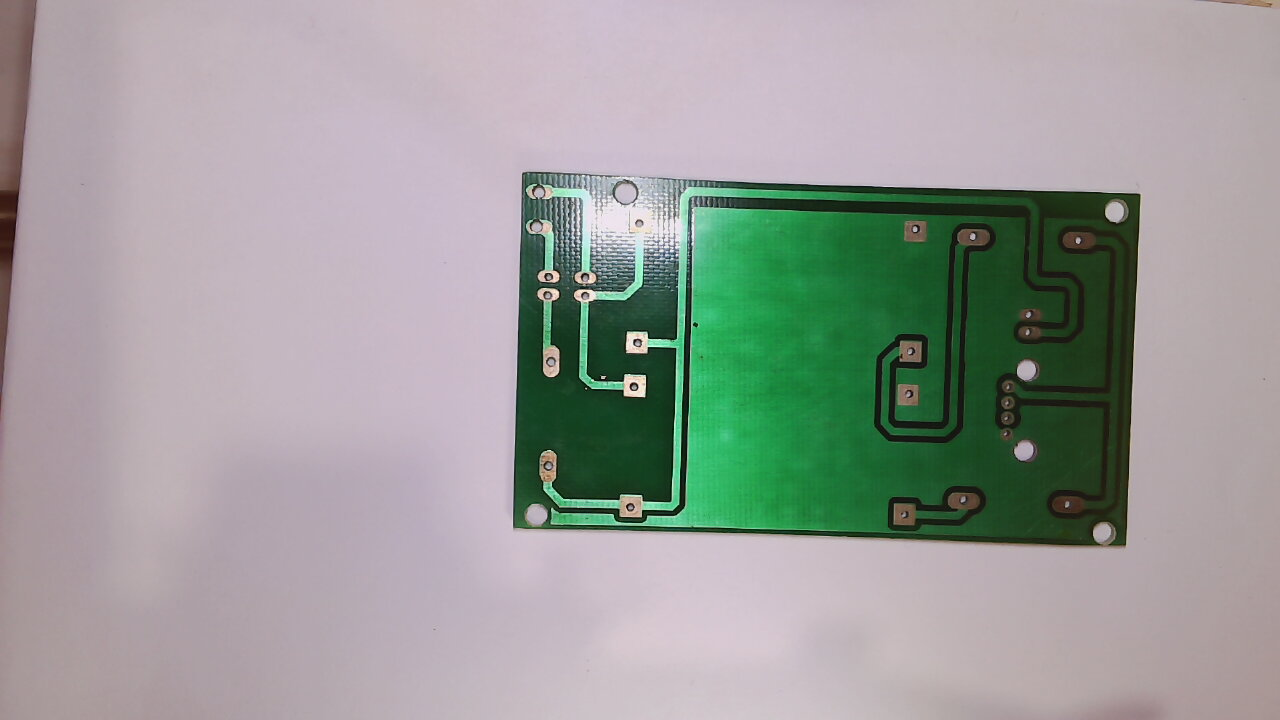
#> input picture calibrate/capture.jpg, 1280 x 720 px
$ python 01_pick_roi_center.py capture.jpg
#> lines starting #> are read from the running program, lines starting #| are printed output that depends on the picture; after the words box and inside, x2 and y2 are one past the last pixel; in counts of white or black regions, pixels touching at a corner belong together
"""
Script untuk memilih ROI center (pixel) dari gambar referensi.

Usage:
    python calibrate/01_pick_roi_center.py image.jpg
    python calibrate/01_pick_roi_center.py --image image.jpg --grid 15 --output roi_center.txt
"""
import argparse
from pathlib import Path
import cv2


class ROICenterPicker:
    def __init__(self, image_path: str, output_file: str | None = None, grid_size: int = 15):
        self.image_path = Path(image_path)
        self.output_file = output_file or f"{self.image_path.stem}_roi_center.txt"
        self.grid_size = max(2, int(grid_size))
        self.img = None
        self.selected_point = None
        self.cursor = (0, 0)

    def run(self) -> bool:
        if not self.image_path.exists():
            print(f"ERROR: Image not found: {self.image_path}")
            return False

        self.img = cv2.imread(str(self.image_path))
#> self.img is the input picture: shape (720, 1280, 3); mean B, G, R 154.3, 157.4, 155.4
        if self.img is None:
            print("ERROR: Cannot load image")
            return False

        h, w = self.img.shape[:2]
        window_name = f"ROI Center Picker - {self.image_path.name}"
        cv2.namedWindow(window_name, cv2.WINDOW_NORMAL)
        cv2.resizeWindow(window_name, 1000, 700)
        cv2.setMouseCallback(window_name, self.mouse_callback)

        print("\n" + "=" * 60)
        print("INSTRUKSI ROI CENTER PICKER")
        print("  - Gerakkan mouse untuk lihat koordinat pixel")
        print("  - Klik kiri untuk pilih ROI center")
        print("  - Tekan 's' untuk simpan")
        print("  - Tekan 'c' untuk clear pilihan")
        print("  - Tekan 'q' untuk keluar")
        print("=" * 60)
        print(f"Image: {self.image_path.name} ({w}x{h})")
#| Image: capture.jpg (1280x720)
        print(f"Grid : {self.grid_size}x{self.grid_size}\n")

        while True:
            display = self._render()
            cv2.imshow(window_name, display)

            key = cv2.waitKey(1) & 0xFF
            if key == ord("q"):
                print("Exited without saving")
                break
            if key == ord("c"):
                self.selected_point = None
                print("Cleared selected ROI center")
            if key == ord("s"):
                self.save_point()
                break

        cv2.destroyAllWindows()
        return True

    def _render(self):
        display = self.img.copy()
        h, w = display.shape[:2]

        # Draw grid
        step_x = (w - 1) / float(self.grid_size - 1)
        step_y = (h - 1) / float(self.grid_size - 1)

        for ci in range(self.grid_size):
            x = int(round(ci * step_x))
            color = (55, 65, 85) if (ci % 5) else (80, 110, 150)
            cv2.line(display, (x, 0), (x, h - 1), color, 1)
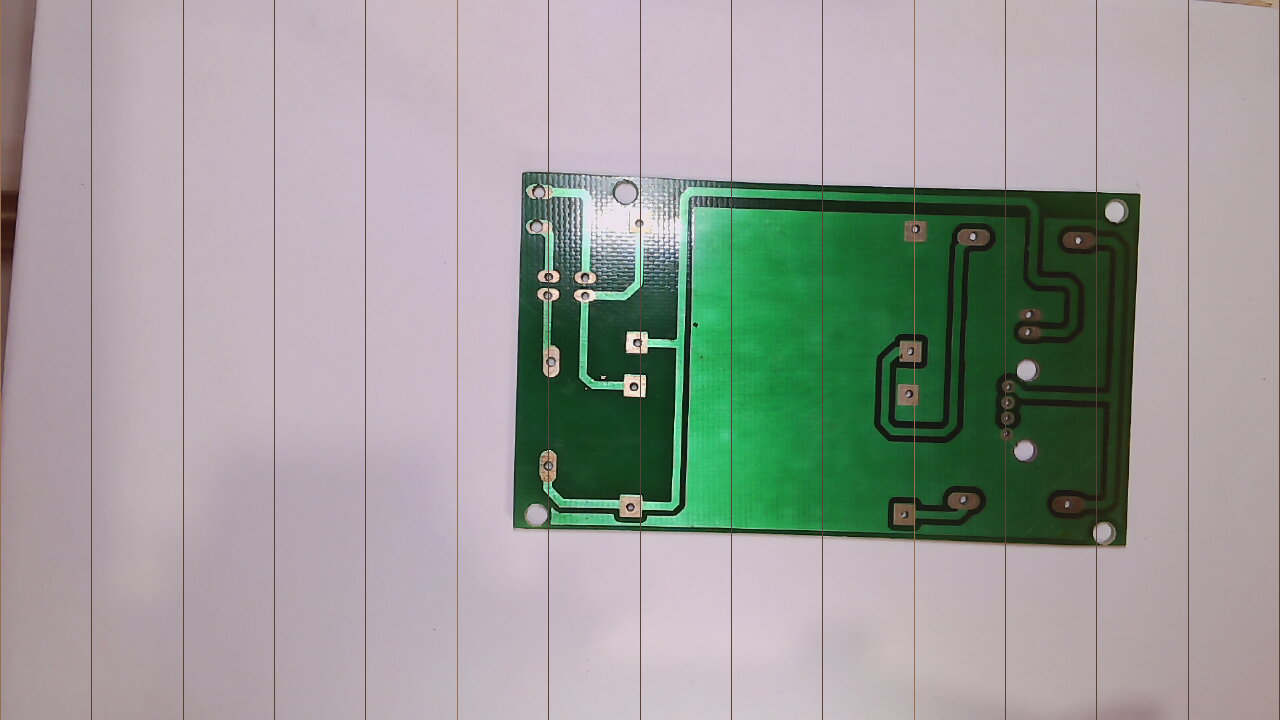
#> display: shape (720, 1280, 3); 1.17% of pixels changed, all inside (x1, y1, x2, y2) = (0, 0, 1280, 720)

        for ri in range(self.grid_size):
            y = int(round(ri * step_y))
            color = (55, 65, 85) if (ri % 5) else (80, 110, 150)
            cv2.line(display, (0, y), (w - 1, y), color, 1)
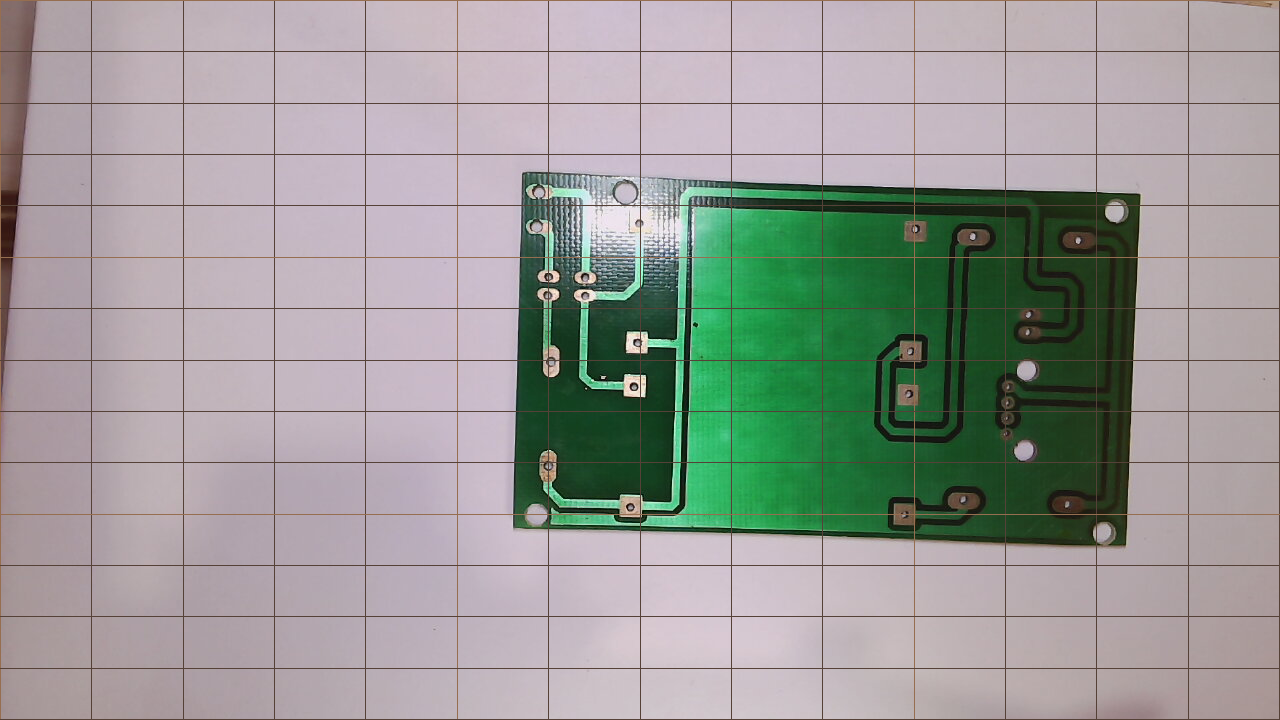
#> display: shape (720, 1280, 3); 2.07% of pixels changed, all inside (x1, y1, x2, y2) = (0, 0, 1280, 720)

        # Cursor crosshair
        cx, cy = self.cursor
        cv2.line(display, (0, cy), (w - 1, cy), (90, 90, 220), 1)
        cv2.line(display, (cx, 0), (cx, h - 1), (90, 90, 220), 1)
        cv2.circle(display, (cx, cy), 2, (90, 90, 220), -1)
#> display: shape (720, 1280, 3); mean B, G, R 151.3, 154.7, 153.7

        # Selected ROI center
        if self.selected_point is not None:
            sx, sy = self.selected_point
            cv2.circle(display, (sx, sy), 6, (255, 200, 0), -1)
            cv2.circle(display, (sx, sy), 30, (255, 200, 0), 2)
            cv2.putText(
                display,
                f"ROI CENTER ({sx}, {sy})",
                (max(8, sx - 80), max(20, sy - 38)),
                cv2.FONT_HERSHEY_SIMPLEX,
                0.6,
                (255, 200, 0),
                2,
            )

        info = f"cursor=({cx}, {cy})  selected={self.selected_point}  grid={self.grid_size}x{self.grid_size}"
        cv2.putText(display, info, (8, 22), cv2.FONT_HERSHEY_SIMPLEX, 0.55, (80, 220, 255), 2)
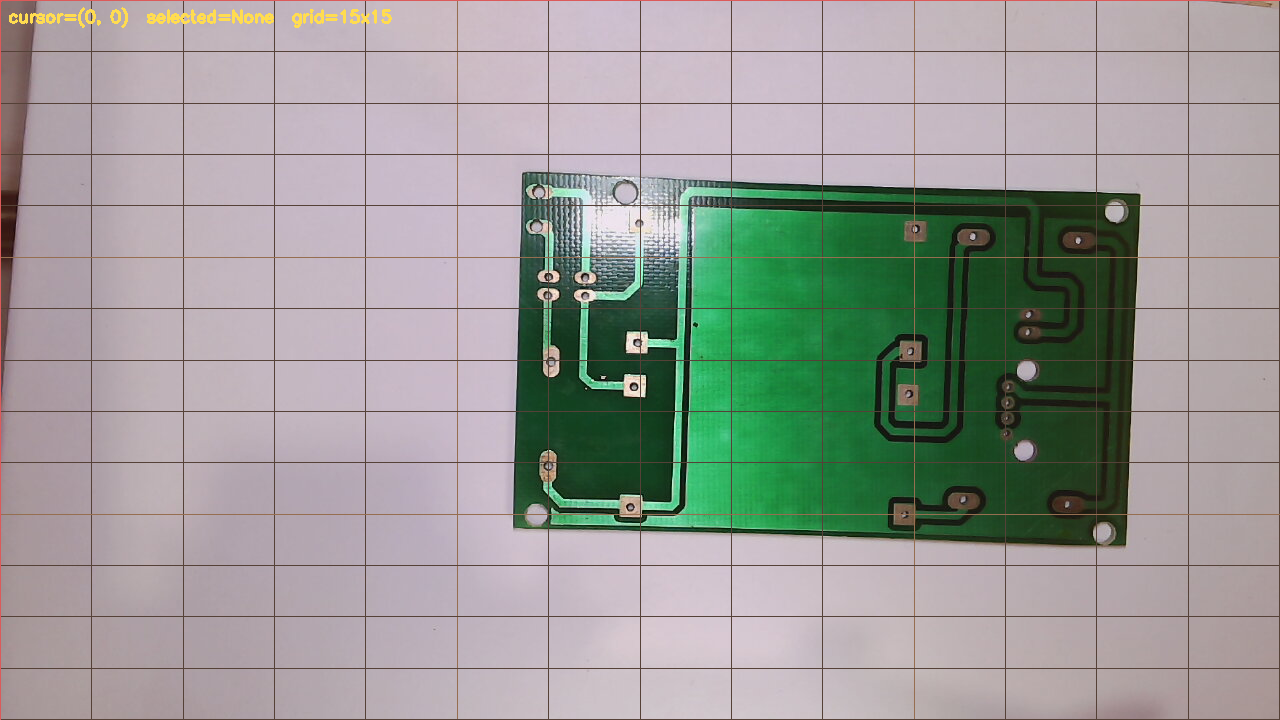
#> display: shape (720, 1280, 3); mean B, G, R 151.1, 154.9, 153.9
        return display

    # [21 lines left out: functions mouse_callback, save_point, not called in this run]


def main():
    parser = argparse.ArgumentParser(description="Pick ROI center pixel from image")
    parser.add_argument("image", nargs="?", help="Image file path")
    parser.add_argument("--output", "-o", help="Output file for ROI center")
    parser.add_argument("--grid", type=int, default=15, help="Grid size (default: 15)")
    args = parser.parse_args()

    if not args.image:
        print("Usage: python calibrate/01_pick_roi_center.py <image_file>")
        print("\nContoh:")
        print("  python calibrate/01_pick_roi_center.py capture.jpg")
        print("  python calibrate/01_pick_roi_center.py capture.jpg --grid 15 --output roi_center.txt")
        return

    picker = ROICenterPicker(args.image, args.output, args.grid)
    picker.run()
#> (key q is pressed here)


if __name__ == "__main__":
    main()

$ run again, with calibrate/capture.jpeg copied over calibrate/capture.jpg
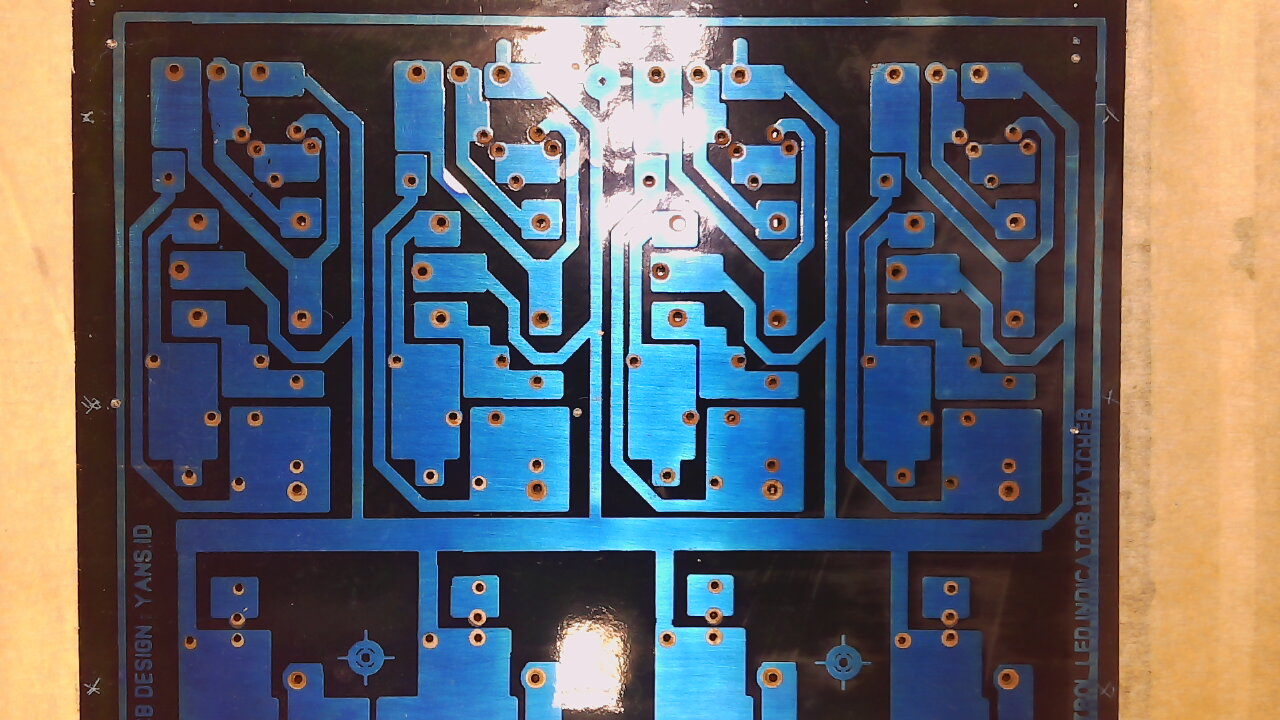
#> input picture calibrate/capture.jpeg, 1280 x 720 px
#> in run, self.img is the input picture: shape (720, 1280, 3); mean B, G, R 108.5, 101.6, 98.5
#| Image: capture.jpg (1280x720)
#> after the loop in _render, `for ri in range(self.grid_size):`:
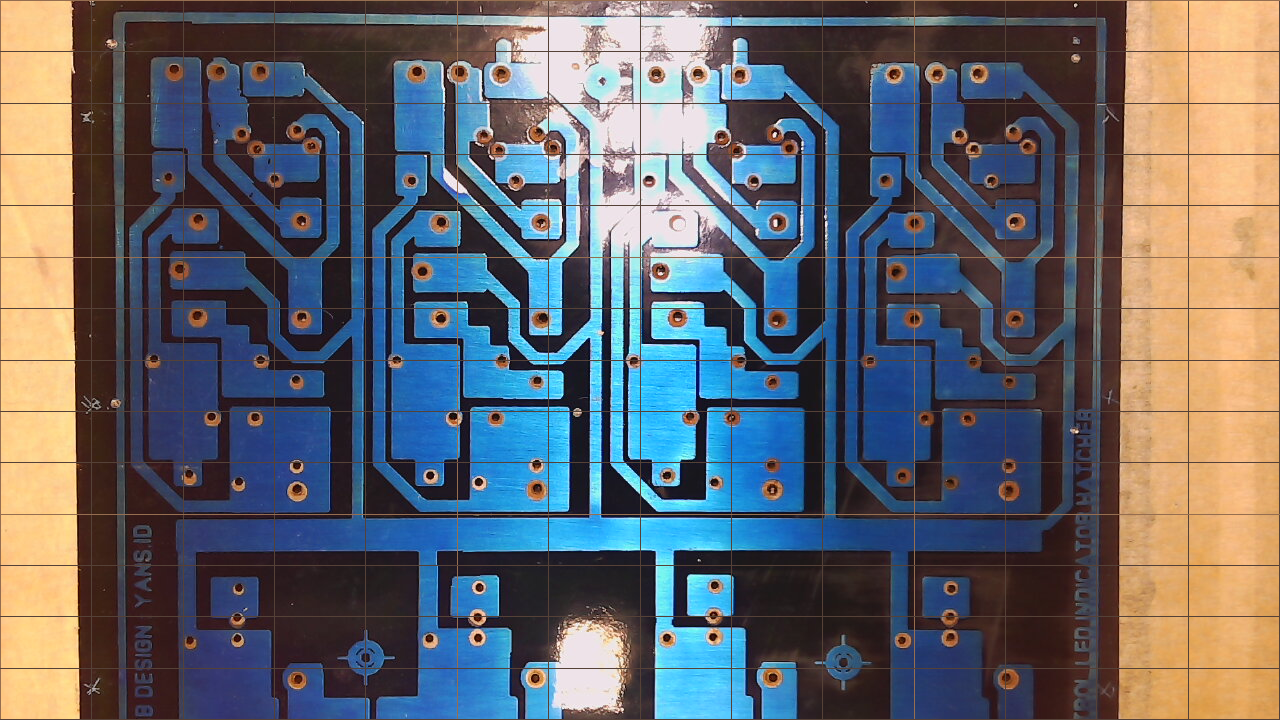
#> display: shape (720, 1280, 3); mean B, G, R 107.1, 100.8, 98.5
#> in _render, `cv2.putText(display, info, (8, 22), cv2.FONT_HERSHEY_SIMPLEX, 0.55, (8..`:
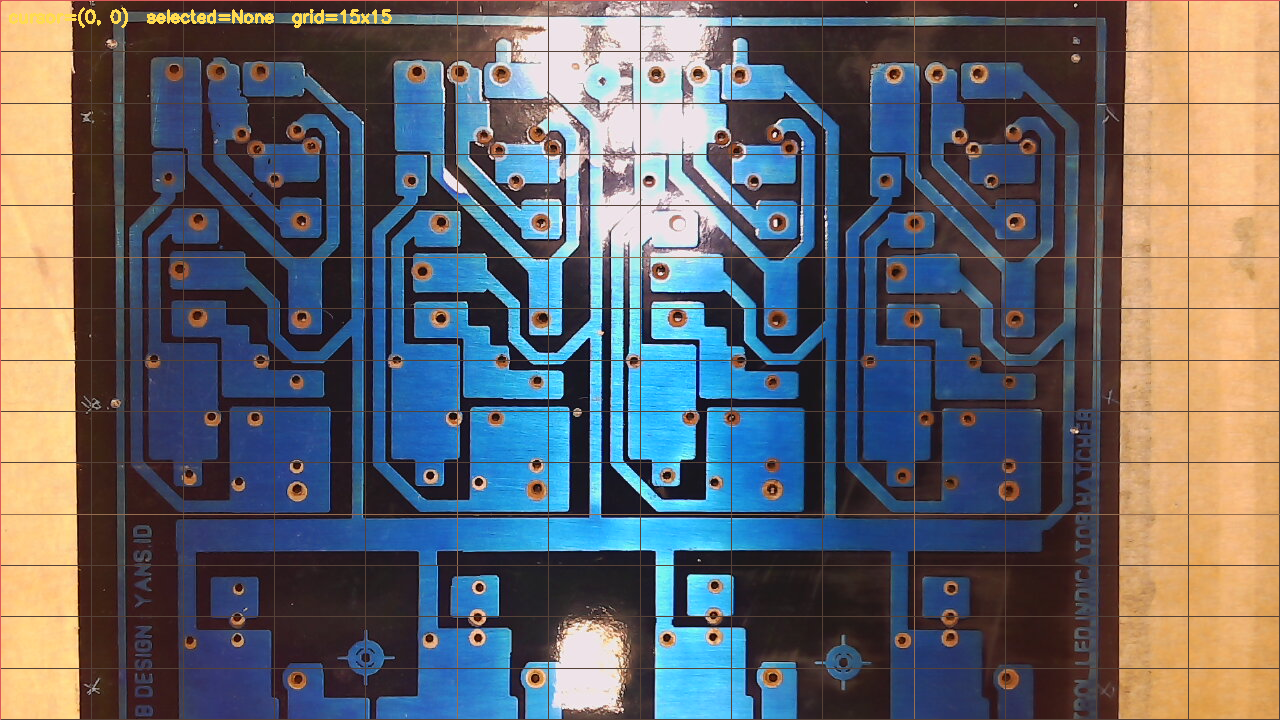
#> display: shape (720, 1280, 3); mean B, G, R 107.1, 101.1, 99
